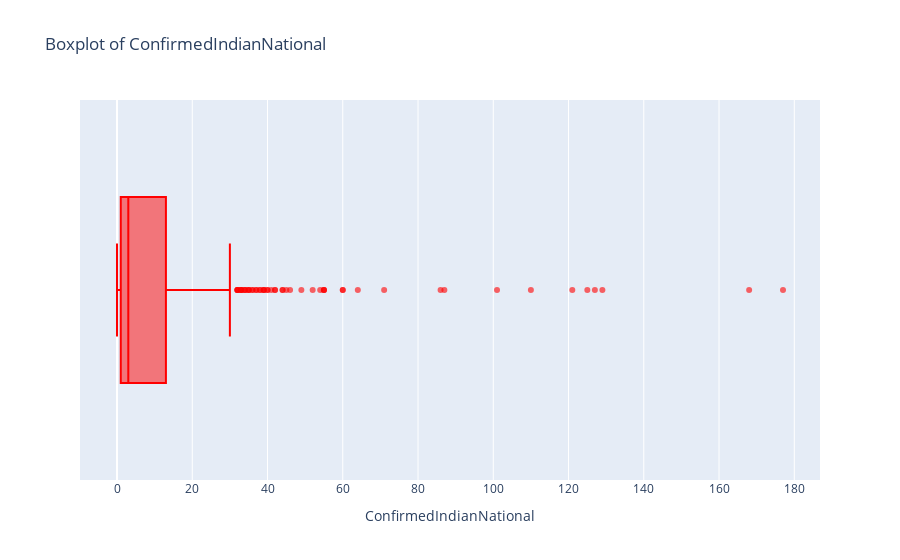

Notebook code for this chart:
### Code cell
plt.figure(figsize=(25, 15))
fig = px.box(data_frame=df, x="ConfirmedIndianNational", title="Boxplot of ConfirmedIndianNational")
fig.update_traces(marker={"color": "red", "opacity": 0.6})
fig.show()

### Figure 1 — Plotly figure (JSON) as saved in the notebook; plotly's stock layout.template omitted (floating-point values rounded to 4 significant figures; data arrays with more than 128 entries replaced by an {"elided": "..."} marker saying what was removed)
{"data": [{"alignmentgroup": "True", "hovertemplate": "ConfirmedIndianNational=%{x}<extra></extra>", "legendgroup": "", "marker": {"color": "red", "opacity": 0.6}, "name": "", "notched": false, "offsetgroup": "", "orientation": "h", "showlegend": false, "type": "box", "x": {"elided": "446 int values"}, "x0": " ", "xaxis": "x", "y0": " ", "yaxis": "y"}], "layout": {"autosize": true, "boxmode": "group", "legend": {"tracegroupgap": 0}, "title": {"text": "Boxplot of ConfirmedIndianNational"}, "xaxis": {"anchor": "y", "autorange": true, "domain": [0, 1], "range": [-9.833, 186.8], "title": {"text": "ConfirmedIndianNational"}, "type": "linear"}, "yaxis": {"anchor": "x", "autorange": true, "domain": [0, 1], "range": [-0.5, 0.5], "type": "category"}}}
